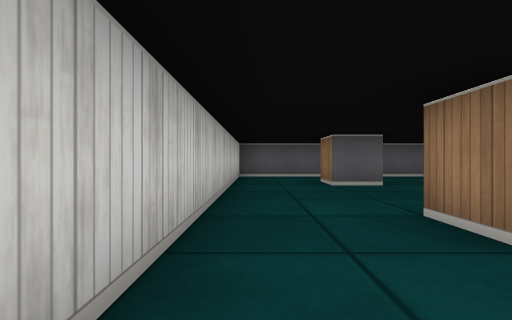
[1] (above)

12 first-person views from a walk through a cub3D maze. The camera is about half as high as the walls, looks level and sees 85° across. The floor is counted in squares. Each view is taken from the middle of a square. On the plan, view 1 faces up. The plan holds only what a view shows up to about 9 squares ahead; the rest is blank.

[2]
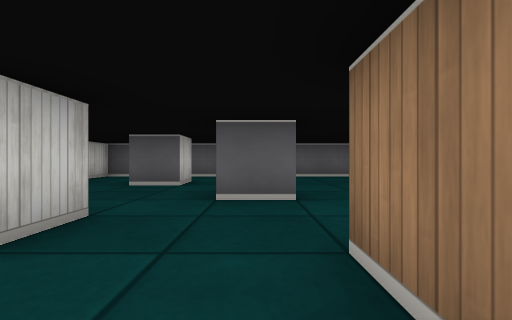

[3]
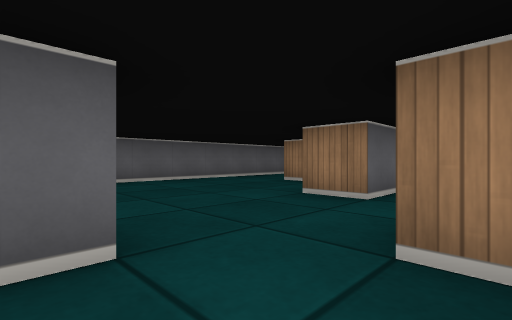

[4]
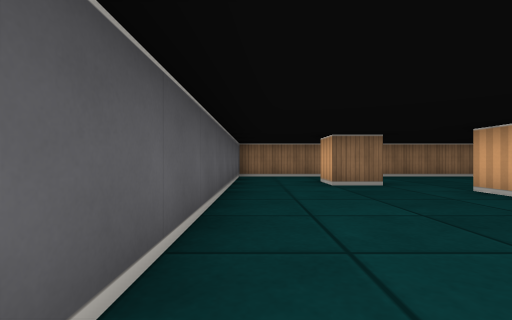

[5]
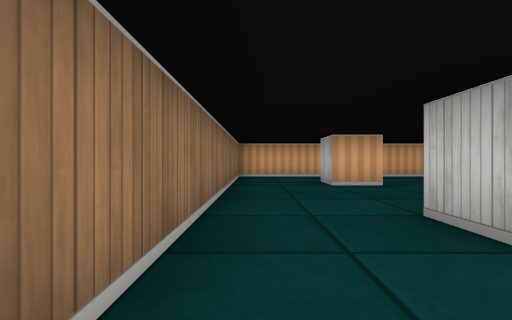

[6]
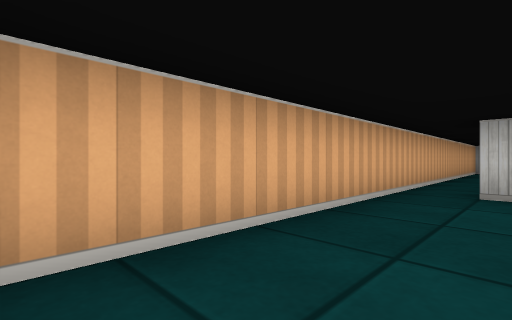

[7]
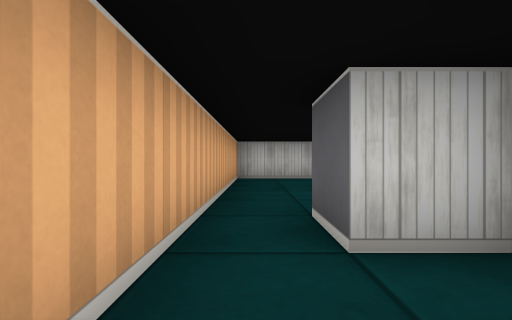

[8]
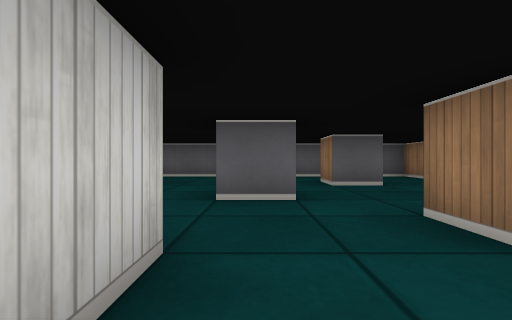

[9]
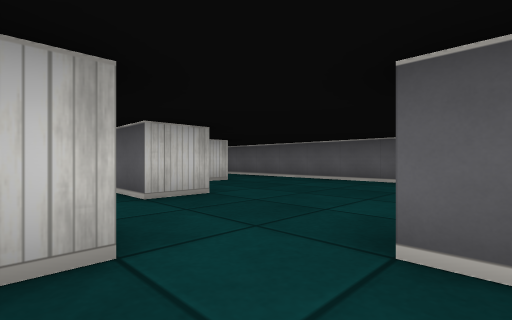

[10]
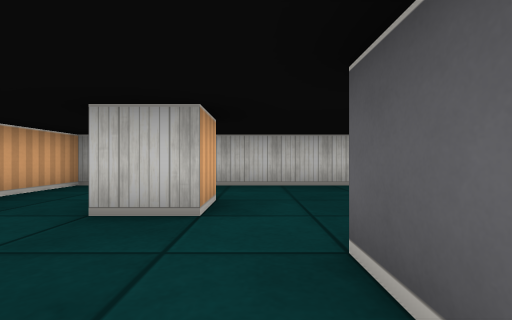

[11]
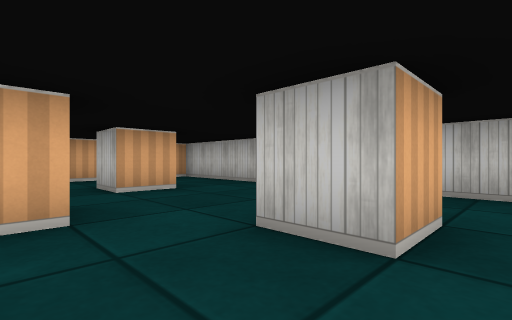

[12]
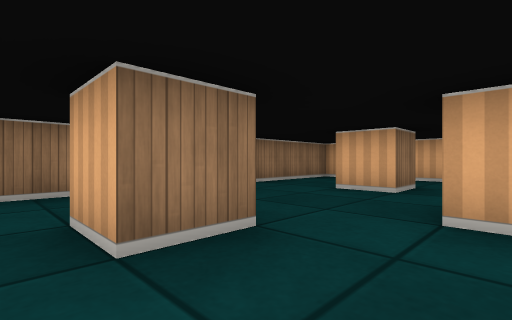

### Floor plan
Points are (right, up) in squares from view 1. A wall is a line through its corners. A room is listed if a view was taken in it or the views show most of it. See-through windows are left out.
Room 1 (views 1, 2, 3, 4, 5, 6, 7, 8, 9, 10, 11, 12)
walls: (6.5, 2.6) (6.5, 2); (4.5, 4.5) (4.5, 3.5) (3.5, 3.5); (5.5, 2) (5.5, 2.5); (3.5, 4.5) (4, 4.5); (8.5, 3.5) (7.5, 3.5) (7.5, 4.5) (8.5, 4.5); (5.5, 1.4) (5.5, 0.5) (4.5, 0.5) (4.5, 1.5); (7.5, 1.5) (7.5, 0.5); (2.5, 5.5) (1.5, 5.5) (1.5, 6.5) (2.5, 6.5) (2.5, 5.5); (9.5, 5.5) (9.5, 6.5) (10.5, 6.5) (10.5, 5.5) (9.5, 5.5); (9.5, 1.5) (9.5, 2.5) (10.5, 2.5) (10.5, 1.5); (1.5, 1.6) (1.5, 2.5) (2.5, 2.5) (2.5, 1.5); (-0.5, -0.5) (12.5, -0.5) (12.5, 8.5) (-0.5, 8.5) (-0.5, -0.5)

Where each view was taken, in squares from view 1:
view 1: 0 up, 0 right, facing up
view 2: 0 up, 4 right, facing up
view 3: 2 up, 4 right, facing up-right
view 4: 8 up, 4 right, facing right
view 5: 8 up, 12 right, facing down
view 6: 1 up, 12 right, facing down-left
view 7: 0 up, 7 right, facing left
view 8: 0 up, 8 right, facing up
view 9: 2 up, 8 right, facing up-left
view 10: 3 up, 5 right, facing left
view 11: 7 up, 4 right, facing down-left
view 12: 7 up, 8 right, facing down-right
